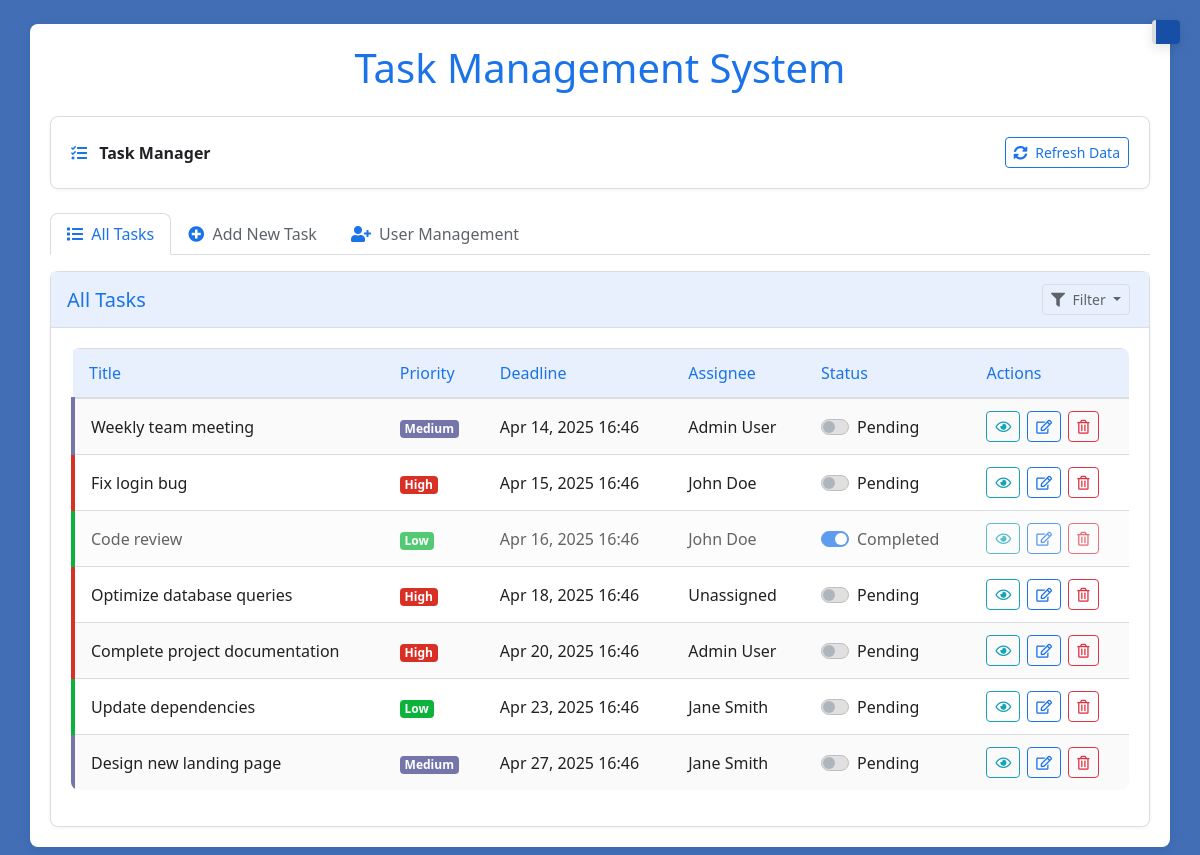
The page / on the database its author committed.
### tables this page shows
CREATE TABLE IF NOT EXISTS tasks (
    `task_id` int NOT NULL AUTO_INCREMENT,
  `title` varchar(255) NOT NULL,
  `description` text,
  `deadline` datetime DEFAULT NULL,
  `priority` enum('low','medium','high') DEFAULT 'low',
  `assignee_id` int DEFAULT NULL,
  `completed` tinyint(1) DEFAULT 0,
  `created_at` datetime DEFAULT CURRENT_TIMESTAMP,
  `updated_at` datetime DEFAULT NULL,
  PRIMARY KEY (`task_id`)
);

CREATE TABLE IF NOT EXISTS users (
    user_id INT AUTO_INCREMENT PRIMARY KEY,
    username VARCHAR(50) NOT NULL UNIQUE,
    password VARCHAR(255) NOT NULL,
    full_name VARCHAR(100) NOT NULL,
    created_at TIMESTAMP DEFAULT CURRENT_TIMESTAMP
);

### html/all_tasks_tab.php (the view, shortened to what this page needs)
<div class="tab-pane fade show active" id="all-tasks" role="tabpanel">
    <div class="card">
        <div class="card-header d-flex justify-content-between align-items-center">
            <h5 class="mb-0">All Tasks</h5>
            <div class="dropdown">
                <button class="btn btn-sm btn-outline-secondary dropdown-toggle" type="button"
                    id="filterDropdown" data-bs-toggle="dropdown">
                    <i class="fas fa-filter mr-1"></i> Filter
                </button>
            </div>
        </div>
        <div class="card-body">
            <div class="table-responsive">
                <table class="table table-hover">
                    <thead>
                        <tr>
                            <th>Title</th>
                            <th>Priority</th>
                            <th>Deadline</th>
                            <th>Assignee</th>
                            <th>Status</th>
                            <th>Actions</th>
                        </tr>
                    </thead>
                    <tbody id="all-tasks-table">
                        <?php if (!empty($allTasks)): ?>
                            <?php foreach ($allTasks as $task): ?>
                                <tr class="task-row priority-<?php echo $task['priority']; ?> <?php echo $task['completed'] ? 'task-completed' : ''; ?>"
                                    data-id="<?php echo $task['task_id']; ?>">
                                    <td><?php echo htmlspecialchars($task['title']); ?></td>
                                    <td><span
                                            class="badge badge-<?php echo $task['priority']; ?>"><?php echo ucfirst($task['priority']); ?></span>
                                    </td>
                                    <td><?php echo date('M d, Y H:i', strtotime($task['deadline'])); ?></td>
                                    <td><?php echo htmlspecialchars($task['assignee_name'] ?? 'Unassigned'); ?></td>
                                    <td>
                                        <div class="custom-control custom-switch">
                                            <label class="custom-control-label"
                                                for="status-<?php echo $task['task_id']; ?>"><?php echo $task['completed'] ? 'Completed' : 'Pending'; ?></label>
                                        </div>
                                    </td>
                                    <td>
                                        <button class="btn btn-sm btn-outline-info view-task"
                                            data-id="<?php echo $task['task_id']; ?>"><i
                                                class="far fa-eye"></i></button>
                                        <button class="btn btn-sm btn-outline-primary edit-task"
                                            data-id="<?php echo $task['task_id']; ?>"><i
                                                class="far fa-edit"></i></button>
                                        <button class="btn btn-sm btn-outline-danger delete-task"
                                            data-id="<?php echo $task['task_id']; ?>"><i
                                                class="far fa-trash-alt"></i></button>
                                    </td>
                                </tr>
                            <?php endforeach; ?>
                        <?php endif; ?>
                    </tbody>
                </table>
            </div>
        </div>
    </div>
</div>

### html/header.php (shortened to what this page needs)
<!DOCTYPE html>
<html lang="en">
<head>
    <link rel="stylesheet" href="https://stackpath.bootstrapcdn.com/bootstrap/4.5.2/css/bootstrap.min.css">
    <link rel="stylesheet" href="https://cdnjs.cloudflare.com/ajax/libs/font-awesome/5.15.1/css/all.min.css">
    <link rel="stylesheet" href="css/style.css">
    <link rel="stylesheet" href="css/style.min.css">
</head>
<body>
    <div class="container mt-4">
        <h1 class="text-center mb-4">Task Management System</h1>
        <div id="notification-area" class="notification"></div>
        <div class="card mb-4">
            <div class="card-body d-flex justify-content-between align-items-center">
                <div>
                    <i class="fas fa-tasks mr-2"></i> <strong>Task Manager</strong>
                </div>
                <div>
                    <button class="btn btn-outline-primary btn-sm" id="refresh-btn">
                        <i class="fas fa-sync-alt mr-1"></i> Refresh Data
                    </button>
                </div>
            </div>
        </div>

### html/navigation.php
<ul class="nav nav-tabs mb-3" id="taskTabs" role="tablist">
    <li class="nav-item">
        <a class="nav-link active" id="all-tasks-tab" data-bs-toggle="tab" href="#all-tasks" role="tab">
            <i class="fas fa-list mr-1"></i> All Tasks
        </a>
    </li>
    <li class="nav-item">
        <a class="nav-link" id="add-task-tab" data-bs-toggle="tab" href="#add-task" role="tab">
            <i class="fas fa-plus-circle mr-1"></i> Add New Task
        </a>
    </li>
    <li class="nav-item">
        <a class="nav-link" id="register-user-tab" data-bs-toggle="tab" href="#register-user" role="tab">
            <i class="fas fa-user-plus mr-1"></i> User Management
        </a>
    </li>
</ul>
<div class="tab-content" id="taskTabsContent">

### index.php (shortened to what this page needs)
<?php
include "db_connection.php";
$allTasks = [];
$query = "SELECT t.*, u.full_name as assignee_name
          FROM tasks t
          LEFT JOIN users u ON t.assignee_id = u.user_id
          ORDER BY t.deadline ASC";
$result = $conn->query($query);
if ($result) {
    while ($row = $result->fetch_assoc()) {
        $allTasks[] = $row;
    }
}
include "html/header.php";
include "html/navigation.php";
include "html/all_tasks_tab.php";
echo "</div>";
include "html/footer.php";
?>

### html/footer.php (shortened to what this page needs)
</div>
</body>
</html>

### css/style.css (style rules this page uses)
:root { --bg-color: #426eb6; --primary-blue: #1a73e8; --secondary-blue: #4285f4; --dark-blue: #174ea6; --light-blue: #e8f0fe; --accent-blue: #0b57d0; --card-bg: #ffffff; --text-color: #202124; --text-muted: #5f6368; --border-color: #dadce0; --hover-bg: #656a72; --priority-high: #d93025; --priority-medium: #7475aa; --priority-low: #0bb33a; --input-bg: #ffffff; --input-text: #202124; --input-border: #dadce0; --input-focus-border: #4285f4; }
body { background-color: var(--bg-color); color: var(--text-color); font-family: "Sevillana", system-ui; font-weight: 400; font-style: normal; }
.container { background-color: var(--card-bg); border-radius: 8px; box-shadow: 0 2px 10px rgba(0, 0, 0, 0.08); padding: 20px; margin-top: 20px; margin-bottom: 20px; }
.text-center { color: var(--text-color); }
h1.text-center { color: var(--primary-blue); font-weight: 500; margin-bottom: 1.5rem; }
.card { background-color: var(--card-bg); border: 1px solid var(--border-color); box-shadow: 0 1px 4px rgba(0, 0, 0, 0.05); border-radius: 8px; transition: box-shadow 0.2s; }
.card-header { background-color: var(--light-blue); color: var(--primary-blue); border-bottom: 1px solid var(--border-color); font-weight: 500; padding: 12px 16px; }
.btn-outline-primary { color: var(--primary-blue); border-color: var(--primary-blue); }
.btn-outline-secondary { color: var(--text-muted); border-color: var(--border-color); }
.nav-tabs { border-bottom: 1px solid var(--border-color); }
.nav-tabs .nav-link { color: var(--text-muted); border: 1px solid transparent; border-top-left-radius: 8px; border-top-right-radius: 8px; font-weight: 500; }
.nav-tabs .nav-link.active { background-color: var(--card-bg); color: var(--primary-blue); border-color: var(--border-color); border-bottom-color: var(--card-bg); }
.table { color: var(--text-color); background-color: white; border-radius: 8px; overflow: hidden; }
.table thead th { border-bottom: 2px solid var(--border-color); background-color: var(--light-blue); color: var(--primary-blue); padding: 12px 16px; font-weight: 500; }
.table td, .table th { border-top: 1px solid var(--border-color); padding: 12px 16px; vertical-align: middle; }
.table tbody tr:nth-of-type(odd) { background-color: rgba(0, 0, 0, 0.02); }
.priority-high { border-left: 4px solid var(--priority-high) !important; }
.priority-medium { border-left: 4px solid var(--priority-medium) !important; }
.priority-low { border-left: 4px solid var(--priority-low) !important; }
.task-completed { opacity: 0.7; background-color: rgba(30, 142, 62, 0.07); }
.badge-high { background-color: var(--priority-high); color: white; }
.badge-medium { background-color: var(--priority-medium); color: white; }
.badge-low { background-color: var(--priority-low); color: white; }
.notification { position: fixed; top: 20px; right: 20px; z-index: 1050; max-width: 350px; background-color: var(--dark-blue); border-left: 4px solid var(--border-color); color: var(--text-color); padding: 12px; box-shadow: 0 4px 12px rgba(0, 0, 0, 0.1); border-radius: 4px; }
.custom-control-input:checked~.custom-control-label::before { background-color: var(--primary-blue); border-color: var(--primary-blue); }
.custom-switch .custom-control-label::before { background-color: #e0e0e0; border-color: #c0c0c0; }
button, .nav-link, .dropdown-item { transition: transform 0.2s, background-color 0.2s, color 0.2s; }
.tab-content .tab-pane { transition: opacity 0.2s linear; }
.table-responsive { overflow-x: auto; background-color: white; border-radius: 8px; }
.fas, .far { color: var(--primary-blue); }
.btn .fas, .btn .far { color: inherit; }
.btn { margin-right: 3px; border-radius: 4px; }
.btn:last-child { margin-right: 0; }
.btn-sm { padding: 0.25rem 0.5rem; font-size: 0.875rem; }

### rows shown on the page
tasks: title "Weekly team meeting", priority "Medium", deadline "Apr 14, 2025 16:46", users.full_name "Admin User", completed "Pending"
tasks: title "Fix login bug", priority "High", deadline "Apr 15, 2025 16:46", users.full_name "John Doe", completed "Pending"
tasks: title "Code review", priority "Low", deadline "Apr 16, 2025 16:46", users.full_name "John Doe", completed "Completed"
tasks: title "Optimize database queries", priority "High", deadline "Apr 18, 2025 16:46", assignee_name "Unassigned", completed "Pending"
tasks: title "Complete project documentation", priority "High", deadline "Apr 20, 2025 16:46", users.full_name "Admin User", completed "Pending"
tasks: title "Update dependencies", priority "Low", deadline "Apr 23, 2025 16:46", users.full_name "Jane Smith", completed "Pending"
tasks: title "Design new landing page", priority "Medium", deadline "Apr 27, 2025 16:46", users.full_name "Jane Smith", completed "Pending"
